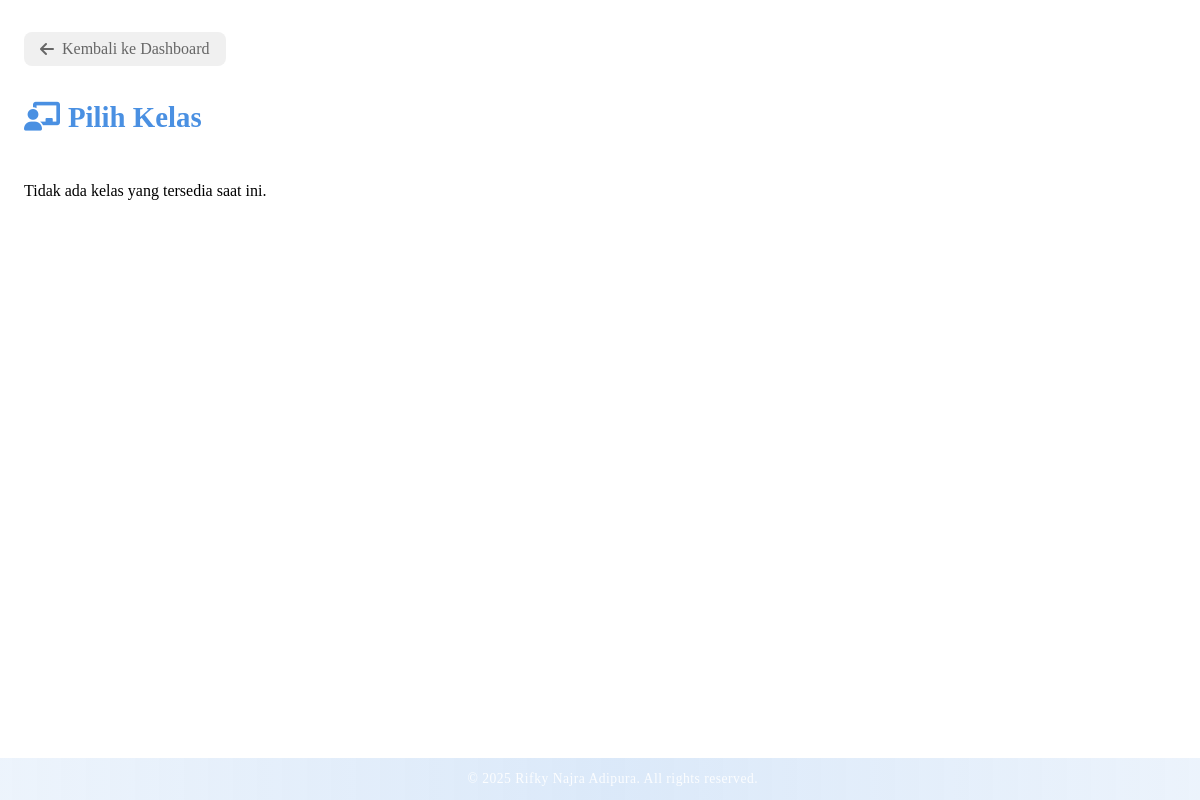
The app's page /mahasiswa/pilih_kelas.php (signed in), older data.
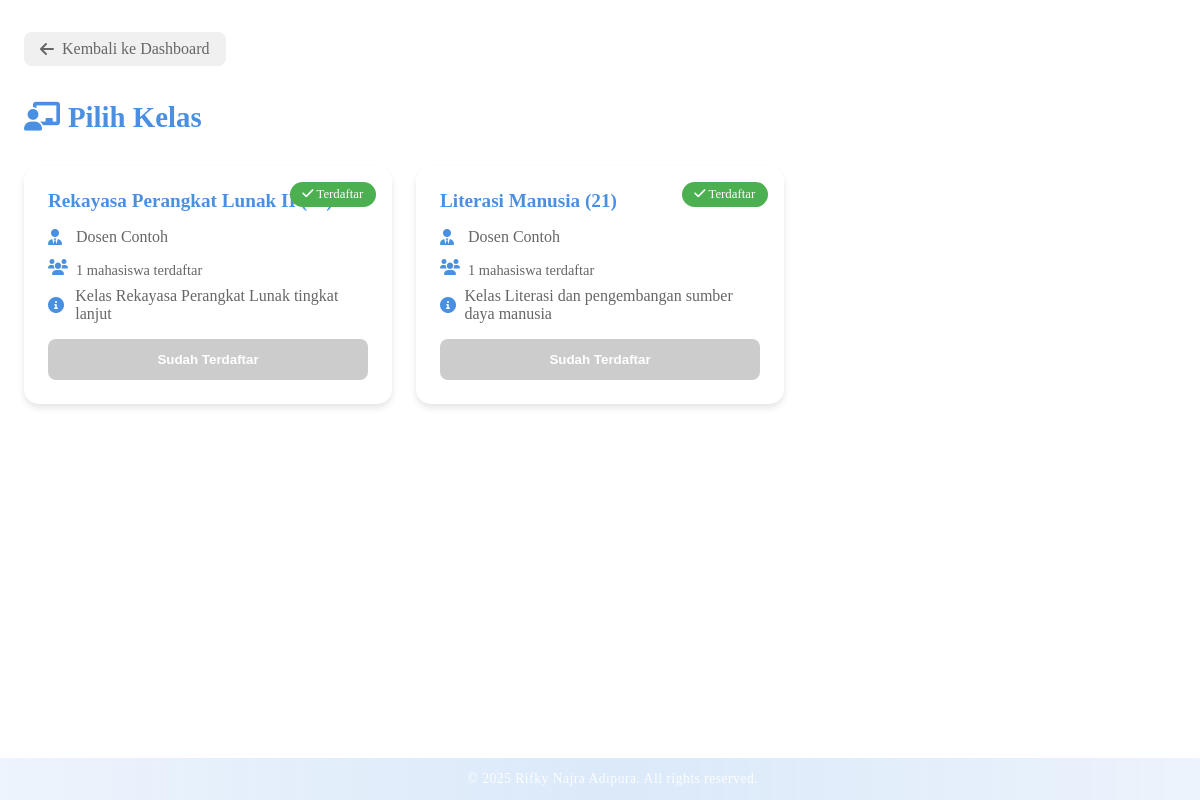
The same page, newer data.
### tables this page shows
CREATE TABLE IF NOT EXISTS classes (
    id INT AUTO_INCREMENT PRIMARY KEY,
    class_name VARCHAR(100) NOT NULL,
    description TEXT,
    dosen_id INT NOT NULL,
    created_at TIMESTAMP DEFAULT CURRENT_TIMESTAMP,
    FOREIGN KEY (dosen_id) REFERENCES users(id) ON DELETE CASCADE
);

CREATE TABLE IF NOT EXISTS users (
    id INT AUTO_INCREMENT PRIMARY KEY,
    name VARCHAR(100) NOT NULL,
    email VARCHAR(100) NOT NULL UNIQUE,
    password VARCHAR(255) NOT NULL,
    role ENUM('SuperAdmin', 'Mahasiswa', 'Dosen') NOT NULL,
    created_at TIMESTAMP DEFAULT CURRENT_TIMESTAMP
);

### mahasiswa/pilih_kelas.php (the view, shortened to what this page needs)
<?php
require_once '../fungsi_helper.php';
$user_id = $_SESSION['user_id'];
try {
    $stmt = $conn->prepare("
        SELECT c.*, u.name as dosen_name,
        (SELECT COUNT(*) FROM class_members WHERE class_id = c.id) as student_count,
        CASE WHEN cm.id IS NOT NULL THEN 1 ELSE 0 END as is_enrolled
        FROM classes c
        JOIN users u ON c.dosen_id = u.id
        LEFT JOIN class_members cm ON c.id = cm.class_id AND cm.user_id = ?
        ORDER BY c.created_at DESC
    ");
    $stmt->execute([$user_id]);
    $classes = $stmt->fetchAll(PDO::FETCH_ASSOC);
} catch (PDOException $e) {
    $error_message = "Terjadi kesalahan saat mengambil daftar kelas.";
    $classes = [];
}
?>
<!DOCTYPE html>
<html lang="en">
<head>
    <link rel="stylesheet" href="https://cdnjs.cloudflare.com/ajax/libs/font-awesome/6.0.0/css/all.min.css">
    <link rel="stylesheet" href="../css/style.css">
    <link rel="stylesheet" href="../css/footer.css">
</head>
<body>
    <div class="container">
        <a href="dashboard_mahasiswa.php" class="back-btn">
            <i class="fas fa-arrow-left"></i>
            Kembali ke Dashboard
        </a>
        <h1 class="page-title">
            <i class="fas fa-chalkboard-teacher"></i>
            Pilih Kelas
        </h1>
        <div class="classes-grid">
            <?php foreach ($classes as $class): ?>
                <div class="class-card">
                    <?php if ($class['is_enrolled']): ?>
                        <span class="enrolled-badge">
                            <i class="fas fa-check"></i> Terdaftar
                        </span>
                    <?php endif; ?>
                    <h3><?php echo htmlspecialchars($class['class_name']); ?></h3>
                    <div class="class-info">
                        <p>
                            <i class="fas fa-user-tie"></i>
                            <?php echo htmlspecialchars($class['dosen_name']); ?>
                        </p>
                        <p>
                            <i class="fas fa-users"></i>
                            <span class="student-count"><?php echo $class['student_count']; ?> mahasiswa terdaftar</span>
                        </p>
                        <?php if ($class['description']): ?>
                            <p>
                                <i class="fas fa-info-circle"></i>
                                <?php echo htmlspecialchars($class['description']); ?>
                            </p>
                        <?php endif; ?>
                    </div>
                    <form method="POST" action="">
                        <button type="submit" name="enroll" class="enroll-btn" <?php echo $class['is_enrolled'] ? 'disabled' : ''; ?>>
                            <?php echo $class['is_enrolled'] ? 'Sudah Terdaftar' : 'Daftar Kelas'; ?>
                        </button>
                    </form>
                </div>
            <?php endforeach; ?>
            <?php if (empty($classes)): ?>
                <p>Tidak ada kelas yang tersedia saat ini.</p>
            <?php endif; ?>
        </div>
    </div>
    <footer class="copyright-footer">
        <span>&copy; <?php echo date('Y'); ?> Rifky Najra Adipura. All rights reserved.</span>
    </footer>
</body>
</html>

Row changes from the older to the newer data that the page shows:
added classes: class_name "Rekayasa Perangkat Lunak II (21)", dosen.name "Dosen Contoh", student_count "1", description "Kelas Rekayasa Perangkat Lunak tingkat lanjut"
added classes: class_name "Literasi Manusia (21)", dosen.name "Dosen Contoh", student_count "1", description "Kelas Literasi dan pengembangan sumber daya manusia"
Text that changed along with them:
text no longer shown: "Tidak ada kelas yang tersedia saat ini."
